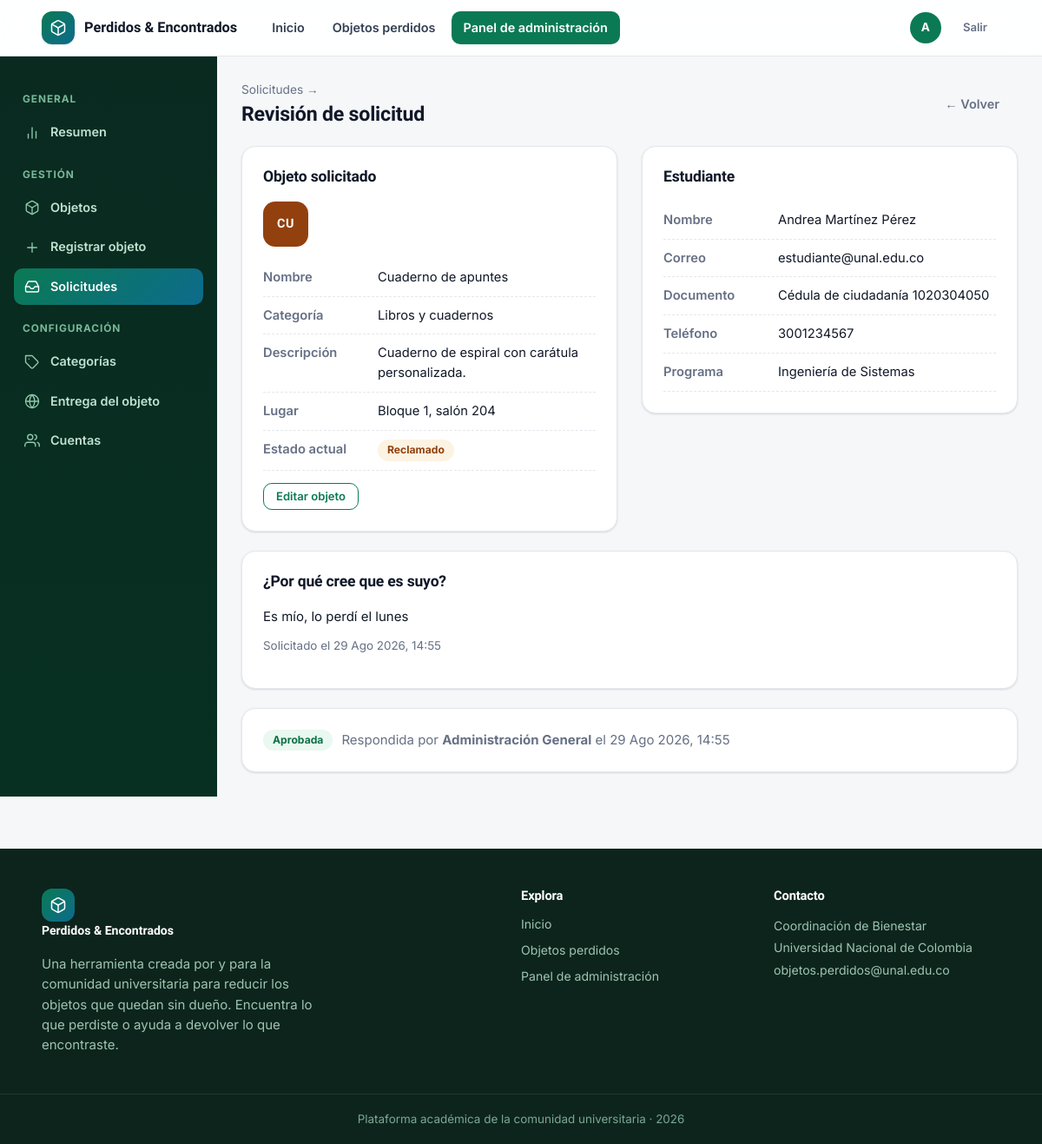
The page /panel/solicitudes/1/ (signed in) on the database its author committed.
### registro_objetos/models.py (models this page shows, shortened)
class SolicitudReclamacion(models.Model):
    class Estados(models.TextChoices):
        PENDIENTE = 'pendiente', 'Pendiente'
        APELADA = 'apelada', 'Apelada'
        APROBADA = 'aprobada', 'Aprobada'
        RECHAZADA = 'rechazada', 'Rechazada'
    usuario = models.ForeignKey(
        User, on_delete=models.CASCADE, related_name='solicitudes',
        verbose_name='Estudiante',
    )
    objeto = models.ForeignKey(
        ObjetoReclamado, on_delete=models.CASCADE, related_name='solicitudes',
        verbose_name='Objeto',
    )
    mensaje = models.TextField('¿Por qué crees que es tuyo? (opcional)', blank=True)
    estado = models.CharField(
        'Estado', max_length=20, choices=Estados.choices, default=Estados.PENDIENTE,
        db_index=True,
    )
    fecha = models.DateTimeField('Fecha de la solicitud', auto_now_add=True)
    respondida_por = models.ForeignKey(
        User, on_delete=models.SET_NULL, null=True, blank=True,
        related_name='solicitudes_respondidas', verbose_name='Respondida por',
    )
    fecha_respuesta = models.DateTimeField('Fecha de respuesta', null=True, blank=True)
    respuesta_vista = models.BooleanField(
        '¿Respuesta vista por el estudiante?', default=True,
        help_text='Se marca como no vista cuando hay una respuesta nueva del admin.',
    )
    comentario_admin = models.TextField(
        'Comentario del administrador', blank=True,
        help_text='Motivo de la decisión que verá el estudiante.',
    )
    fue_apelada = models.BooleanField('¿Fue apelada?', default=False)
    apelacion = models.TextField('Motivo de la apelación', blank=True)
    fecha_apelacion = models.DateTimeField('Fecha de apelación', null=True, blank=True)
    class Meta:
        verbose_name = 'Solicitud de reclamación'
        verbose_name_plural = 'Solicitudes de reclamación'
        ordering = ['-fecha']

class ObjetoReclamado(models.Model):
    class Estados(models.TextChoices):
        DISPONIBLE = 'disponible', 'Disponible'
        RECLAMADO = 'reclamado', 'Reclamado'
        ENTREGADO = 'entregado', 'Entregado'
    nombre_objeto = models.CharField('Nombre del objeto', max_length=120, blank=True)
    categoria = models.ForeignKey(
        Categoria, on_delete=models.PROTECT, null=True, blank=True,
        related_name='objetos', verbose_name='Categoría',
    )
    descripcion_objeto = models.TextField('Descripción', blank=True)
    lugar_encontrado = models.CharField('Lugar donde fue encontrado', max_length=150, blank=True)
    fecha_registro = models.DateField('Fecha de registro', auto_now_add=True, null=True)
    foto = models.ImageField('Foto', upload_to='objetos/', blank=True, null=True)
    estado = models.CharField(
        'Estado', max_length=20, choices=Estados.choices,
        default=Estados.DISPONIBLE, db_index=True,
    )
    registrado_por = models.ForeignKey(
        settings.AUTH_USER_MODEL, on_delete=models.SET_NULL, null=True, blank=True,
        related_name='objetos_registrados', verbose_name='Registrado por',
    )
    nombre_persona = models.CharField('Nombre de quien reclama', max_length=100, blank=True)
    tipo_documento = models.CharField('Tipo de documento', max_length=50, blank=True)
    numero_documento = models.CharField('Número de documento', max_length=50, blank=True)
    telefono = models.CharField('Teléfono', max_length=20, blank=True)
    suministro_correo = models.BooleanField('¿Suministró correo?', default=False)
    correo = models.EmailField('Correo', blank=True, null=True)
    fecha_entrega = models.CharField('Fecha de entrega', max_length=100, blank=True)
    responsable_entrega = models.CharField('Responsable de la entrega', max_length=100, blank=True)
    reclamado_por = models.ForeignKey(
        settings.AUTH_USER_MODEL, on_delete=models.SET_NULL, null=True, blank=True,
        related_name='objetos_reclamados', verbose_name='Reclamado por (usuario)',
    )
    fecha_reclamo = models.DateTimeField('Fecha del reclamo', null=True, blank=True)
    class Meta:
        verbose_name = 'Objeto'
        verbose_name_plural = 'Objetos'
        ordering = ['-fecha_registro', '-id']
    @property
    def etiqueta_categoria(self):
        return self.categoria.nombre if self.categoria else 'Sin categoría'

class Categoria(models.Model):
    nombre = models.CharField('Nombre', max_length=100, unique=True)
    icono = models.CharField(
        'Seña (opcional)', max_length=10, blank=True, default='',
        help_text='Abreviatura corta. Las fichas muestran las iniciales del nombre.',
    )
    color = models.CharField('Color (hex)', max_length=7, default='#0b7a54')
    orden = models.PositiveIntegerField('Orden', default=0)
    class Meta:
        verbose_name = 'Categoría'
        verbose_name_plural = 'Categorías'
        ordering = ['orden', 'nombre']

class PerfilUsuario(models.Model):
    class TiposDocumento(models.TextChoices):
        CC = 'CC', 'Cédula de ciudadanía'
        TI = 'TI', 'Tarjeta de identidad'
        CE = 'CE', 'Cédula de extranjería'
        PEP = 'PEP', 'Pasaporte'
    usuario = models.OneToOneField(
        User, on_delete=models.CASCADE, related_name='perfil',
    )
    tipo_documento = models.CharField(
        'Tipo de documento', max_length=10, choices=TiposDocumento.choices, blank=True,
    )
    numero_documento = models.CharField('Número de documento', max_length=50, blank=True)
    telefono = models.CharField('Teléfono', max_length=20, blank=True)
    programa = models.CharField('Programa / Carrera', max_length=120, blank=True)
    class Meta:
        verbose_name = 'Perfil de usuario'
        verbose_name_plural = 'Perfiles de usuario'

### registro_objetos/views.py (the view)
# urls.py: path('panel/solicitudes/<int:pk>/', views.panel_solicitud_detalle, name='panel_solicitud_detalle'),
@staff_member_required
def panel_solicitud_detalle(request, pk):
    solicitud = get_object_or_404(
        SolicitudReclamacion.objects.select_related('usuario', 'objeto', 'objeto__categoria'),
        pk=pk,
    )
    return render(request, 'panel/solicitud_detalle.html', {
        'solicitud': solicitud,
    })

### registro_objetos/context_processors.py (called while the page is built, shortened)
def globales(request):
    datos = {
        'GOOGLE_OAUTH_CONFIGURADO': bool(
            settings.GOOGLE_OAUTH_CLIENT_ID and settings.GOOGLE_OAUTH_CLIENT_SECRET
        ),
        'DOMINIOS_PERMITIDOS': settings.ALLOWED_EMAIL_DOMAINS,
    }
    if request.user.is_authenticated and request.user.is_staff:
        from .models import SolicitudReclamacion
        datos['solicitudes_pendientes'] = (
            SolicitudReclamacion.objects
            .filter(estado__in=[
                SolicitudReclamacion.Estados.PENDIENTE,
                SolicitudReclamacion.Estados.APELADA,
            ])
            .count()
        )
    return datos

### registro_objetos/templates/panel/solicitud_detalle.html (shortened to what this page needs)
{% extends 'panel/base.html' %}
{% block panel_content %}
<div class="panel-titulo">
  <div>
    <div class="crumb"><a href="{% url 'panel_solicitudes' %}" style="color:var(--muted)">Solicitudes</a> → </div>
    <h1>Revisión de solicitud</h1>
  </div>
  <a href="{% url 'panel_solicitudes' %}" class="btn btn-ghost">← Volver</a>
</div>
<div class="detalle-grid">
  <div class="card" style="padding:24px">
    <h3 style="margin-top:0">Objeto solicitado</h3>
    <span class="chip-icono lg mb-2" style="background:{{ solicitud.objeto.categoria.color|default:'#0b7a54' }};color:#fff">{{ solicitud.objeto.nombre_objeto|slice:":2"|default:'—'|upper }}</span>
    <ul class="lista-clave">
      <li><b>Nombre</b><span>{{ solicitud.objeto.nombre_objeto }}</span></li>
      <li><b>Categoría</b><span>{{ solicitud.objeto.etiqueta_categoria }}</span></li>
      <li><b>Descripción</b><span>{{ solicitud.objeto.descripcion_objeto|default:'—' }}</span></li>
      <li><b>Lugar</b><span>{{ solicitud.objeto.lugar_encontrado|default:'—' }}</span></li>
      <li><b>Estado actual</b><span class="badge badge-{{ solicitud.objeto.estado }}">{{ solicitud.objeto.get_estado_display }}</span></li>
    </ul>
    <a href="{% url 'panel_objeto_editar' solicitud.objeto.pk %}" class="btn btn-sm btn-outline mt-2">Editar objeto</a>
  </div>
  <div class="card" style="padding:24px">
    <h3 style="margin-top:0">Estudiante</h3>
    <ul class="lista-clave">
      <li><b>Nombre</b><span>{{ solicitud.usuario.get_full_name|default:solicitud.usuario.username }}</span></li>
      <li><b>Correo</b><span>{{ solicitud.usuario.email }}</span></li>
      <li><b>Documento</b><span>{{ solicitud.usuario.perfil.get_tipo_documento_display }} {{ solicitud.usuario.perfil.numero_documento }}</span></li>
      <li><b>Teléfono</b><span>{{ solicitud.usuario.perfil.telefono|default:'—' }}</span></li>
      <li><b>Programa</b><span>{{ solicitud.usuario.perfil.programa|default:'—' }}</span></li>
    </ul>
  </div>
</div>
<div class="card mt-3" style="padding:24px">
  <h3 style="margin-top:0">¿Por qué cree que es suyo?</h3>
  <p style="margin:0">{{ solicitud.mensaje|default:'No dejó un mensaje adicional.' }}</p>
  <p class="muted" style="font-size:.84rem;margin-top:12px">Solicitado el {{ solicitud.fecha|date:'d M Y, H:i' }}</p>
</div>
{% if solicitud.estado == 'pendiente' or solicitud.estado == 'apelada' %}
<div class="card mt-3" style="padding:24px">
  <h3 style="margin-top:0">{% if solicitud.estado == 'apelada' %}Revisión de la apelación{% else %}Decisión{% endif %}</h3>
  <p class="muted" style="margin-top:0">
    Escribe un comentario (opcional). Lo verá el estudiante junto al resultado.
    {% if solicitud.estado == 'pendiente' %}
    Al aprobar, el objeto pasa a estado <b>Reclamado</b> y se vincula al estudiante.
    {% else %}
    Al mantener el rechazo, la apelación queda cerrada y no se puede volver a apelar.
    {% endif %}
  </p>
  <form method="post" action="{% url 'panel_solicitud_decidir' solicitud.pk %}">
    {% csrf_token %}
    <textarea name="comentario" rows="3" placeholder="Ej. Verificamos el reporte de pérdida y no coincide con tu descripción…" class="form-control" style="width:100%"></textarea>
    <div class="flex" style="margin-top:14px;gap:10px">
      <button type="submit" name="accion" value="aprobar" class="btn btn-success btn-lg" {% if solicitud.estado == 'apelada' %}data-confirm="¿Confirmas que, tras revisar la apelación, el objeto es de este estudiante?"{% else %}data-confirm="¿Confirmas que el objeto es de este estudiante?"{% endif %}>
        {% if solicitud.estado == 'apelada' %}Aprobar la apelación{% else %}Aprobar reclamo{% endif %}
      </button>
      <button type="submit" name="accion" value="rechazar" class="btn btn-danger btn-lg" data-confirm="{% if solicitud.estado == 'apelada' %}¿Mantener el rechazo y cerrar la apelación?{% else %}¿Rechazar esta solicitud?{% endif %}">
        {% if solicitud.estado == 'apelada' %}Mantener rechazo{% else %}Rechazar{% endif %}
      </button>
    </div>
  </form>
</div>
{% else %}
<div class="card mt-3" style="padding:24px">
  <div class="flex">
    <span class="badge badge-{{ solicitud.estado }}">{{ solicitud.get_estado_display }}</span>
    <span class="muted">
      {% if solicitud.respondida_por %}
        Respondida por <b>{{ solicitud.respondida_por.get_full_name|default:solicitud.respondida_por.username }}</b>
        el {{ solicitud.fecha_respuesta|date:'d M Y, H:i' }}
      {% endif %}
    </span>
  </div>
</div>
{% endif %}
{% endblock %}

### registro_objetos/templates/objetos/base.html (shortened to what this page needs)
{% load static %}
<!doctype html>
<html lang="es">
<head>
  <link rel="stylesheet" href="{% static 'css/estilos.css' %}">
</head>
<body class="{% block body_class %}{% endblock %}">
  <header class="navbar">
    <div class="container">
      <a href="{% url 'inicio' %}" class="brand">
        <span class="brand-mark">
        </span>
        <span>Perdidos &amp; Encontrados</span>
      </a>
      <nav class="nav-links">
        <a href="{% url 'inicio' %}" class="{% if request.resolver_match.url_name == 'inicio' %}active{% endif %}">Inicio</a>
        {% if user.is_authenticated %}
          <a href="{% url 'lista_objetos' %}" class="{% if request.resolver_match.url_name == 'lista_objetos' %}active{% endif %}">Objetos perdidos</a>
          {% if user.is_staff %}
            <a href="{% url 'panel_inicio' %}" class="{% if 'panel' in request.resolver_match.url_name %}active{% endif %}">Panel de administración</a>
          {% endif %}
        {% endif %}
      </nav>
      <div class="nav-actions">
        {% if user.is_authenticated %}
          {% if not user.is_staff %}
            <span class="avatar" title="{{ user.get_full_name|default:user.username }}">{{ user.username|slice:":1"|upper }}</span>
          {% else %}
            <a href="{% url 'panel_inicio' %}" class="avatar" title="Panel de administración" style="text-decoration:none">{{ user.username|slice:":1"|upper }}</a>
          {% endif %}
          <form action="{% url 'logout' %}" method="post" style="margin:0">
            <button type="submit" class="btn btn-ghost btn-sm">Salir</button>
          </form>
        {% else %}
          <a href="{% url 'login' %}" class="btn btn-sm btn-primary">Iniciar sesión</a>
        {% endif %}
      </div>
    </div>
  </header>
  {% block content %}{% endblock %}
  <footer class="footer">
    <div class="container">
      <div>
        <a href="{% url 'inicio' %}" class="brand">
          <span class="brand-mark">
          </span>
          Perdidos &amp; Encontrados
        </a>
        <p style="max-width:340px">
          Una herramienta creada por y para la comunidad universitaria para
          reducir los objetos que quedan sin dueño. Encuentra lo que perdiste
          o ayuda a devolver lo que encontraste.
        </p>
      </div>
      <div>
        <h4>Explora</h4>
        <a href="{% url 'inicio' %}">Inicio</a>
        {% if user.is_authenticated %}
          <a href="{% url 'lista_objetos' %}">Objetos perdidos</a>
          {% if user.is_staff %}<a href="{% url 'panel_inicio' %}">Panel de administración</a>{% endif %}
        {% else %}
          <a href="{% url 'login' %}">Iniciar sesión</a>
        {% endif %}
      </div>
      <div>
        <h4>Contacto</h4>
        <span style="color:#9dc4b2;font-size:.88rem;line-height:1.8">Coordinación de Bienestar<br>Universidad Nacional de Colombia<br>objetos.perdidos@unal.edu.co</span>
      </div>
    </div>
    <div class="bottom">Plataforma académica de la comunidad universitaria · {% now "Y" %}</div>
  </footer>
</body>
</html>

### rows shown on the page
SolicitudReclamacion: objeto.nombre_objeto "CU", objeto.nombre_objeto "Cuaderno de apuntes", objeto.etiqueta_categoria "Libros y cuadernos", objeto.descripcion_objeto "Cuaderno de espiral con carátula personalizada.", objeto.lugar_encontrado "Bloque 1, salón 204", objeto.estado "Reclamado", usuario.get_full_name "Andrea Martínez Pérez", usuario.email "estudiante@unal.edu.co", usuario.perfil.tipo_documento "Cédula de ciudadanía", usuario.perfil.numero_documento "1020304050", usuario.perfil.telefono "3001234567", usuario.perfil.programa "Ingeniería de Sistemas", mensaje "Es mío, lo perdí el lunes", fecha "29 Ago 2026, 14:55", estado "Aprobada", respondida_por.get_full_name "Administración General", fecha_respuesta "29 Ago 2026, 14:55"

### other values the page prints
{{ user.username|slice:":1"|upper }} "A"
